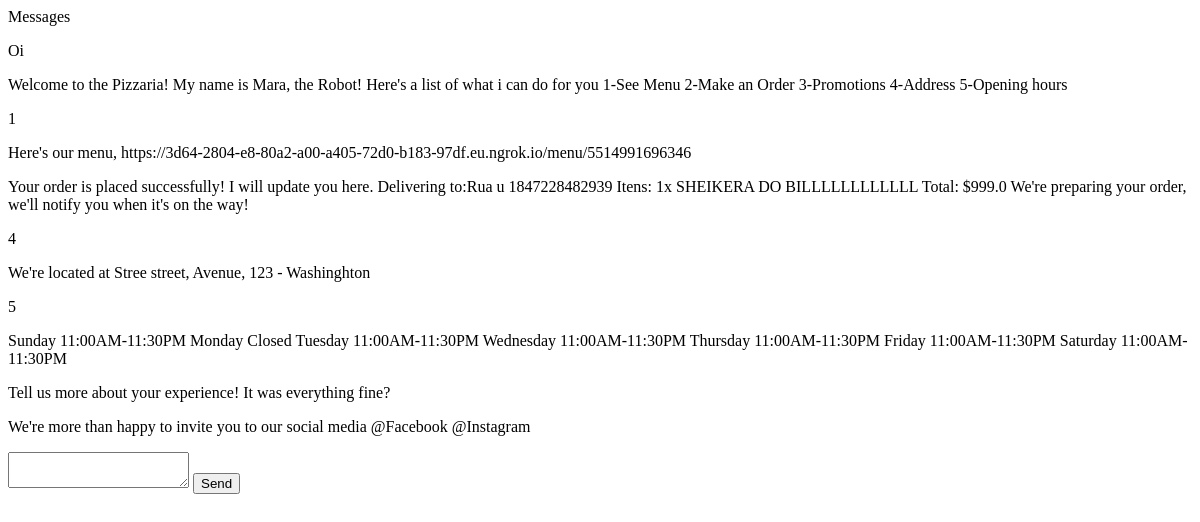
Page /chat/2 on the earlier database version.
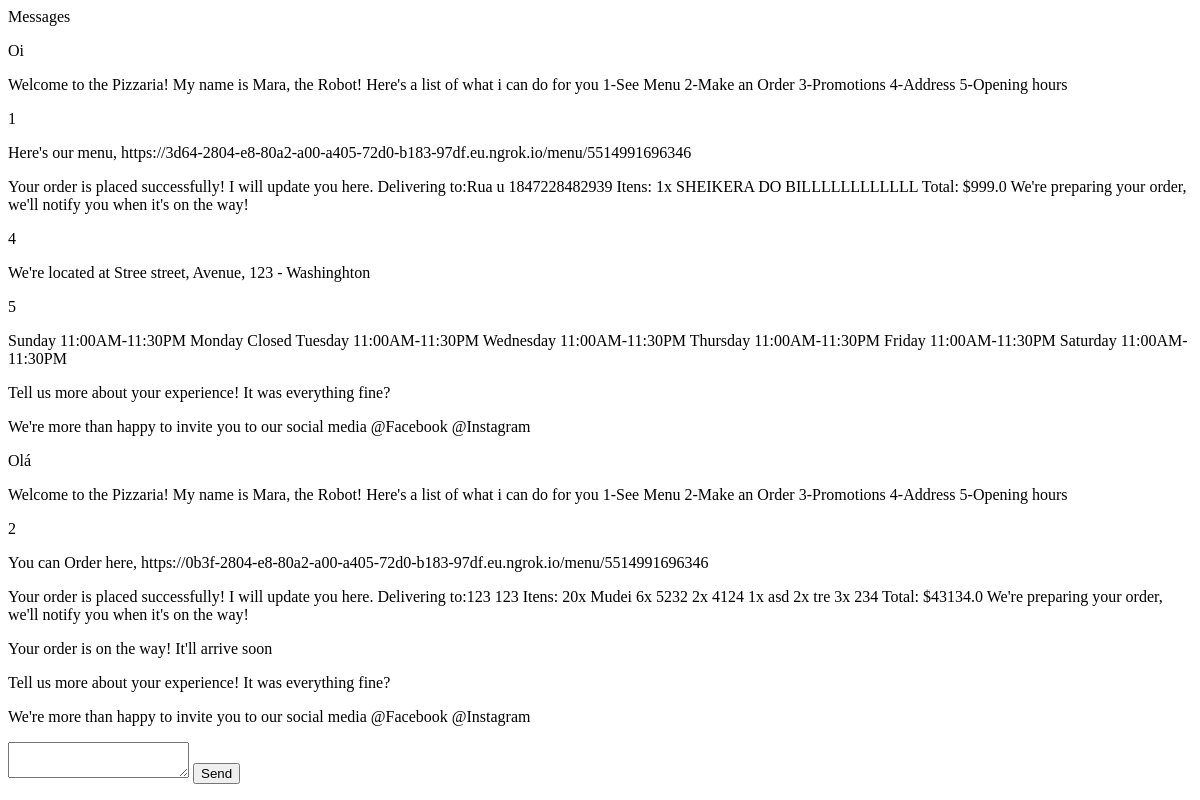
Same page on the later database version.
### Bot/models.py (models this page shows)
class Messages(models.Model):
    from_number = models.CharField(max_length=16)
    to_number = models.CharField(max_length=16)
    message_text = models.TextField()
    sent_datetime = models.DateTimeField()
    contact_id = models.ForeignKey(
        Contacts,
        on_delete=models.CASCADE
    )
    class Meta: verbose_name_plural = 'Messages'

### Bot/views.py (the view)
# urls.py: path('chat/<int:id>', chatting, name='chatting'),
def chatting(request, id): #Send message to the user via textbox
    messages = Messages.objects.filter(contact_id = id)
    if request.method == "POST":
        text = request.POST.get('text')
        to = Contacts.objects.filter(id = id)
        toNumber = to[0].phone_number
        send_message(text, toNumber, to[0])
    return render(request, 'chatting.html', {'messages' : messages})

### Bot/templates/chatting.html (shortened to what this page needs)
{% block content %}
{% for message in messages %}
    <p>{{ message.message_text }}</p>
{% endfor %}
<form method="POST">{% csrf_token %}
    <textarea name="text"></textarea>
    <input type="submit" value="Send">
</form>
{% endblock %}

Differences in the rows shown:
added Messages: message_text "Olá"
added Messages: message_text "Welcome to the Pizzaria! My name is Mara, the Robot! Here's a list of what i can do for you 1-See Menu 2-Make an Order 3-Promotions 4-Address 5-Opening hours"
added Messages: message_text "2"
added Messages: message_text "You can Order here, https://0b3f-2804-e8-80a2-a00-a405-72d0-b183-97df.eu.ngrok.io/menu/5514991696346"
added Messages: message_text "Your order is placed successfully! I will update you here. Delivering to:123 123 Itens: 20x Mudei 6x 5232 2x 4124 1x asd 2x tre 3x 234 Total: $43134.0 We're preparing your order, we'll notify you when it's on the way!"
added Messages: message_text "Your order is on the way! It'll arrive soon"
added Messages: message_text "Tell us more about your experience! It was everything fine?"
added Messages: message_text "We're more than happy to invite you to our social media @Facebook @Instagram"
